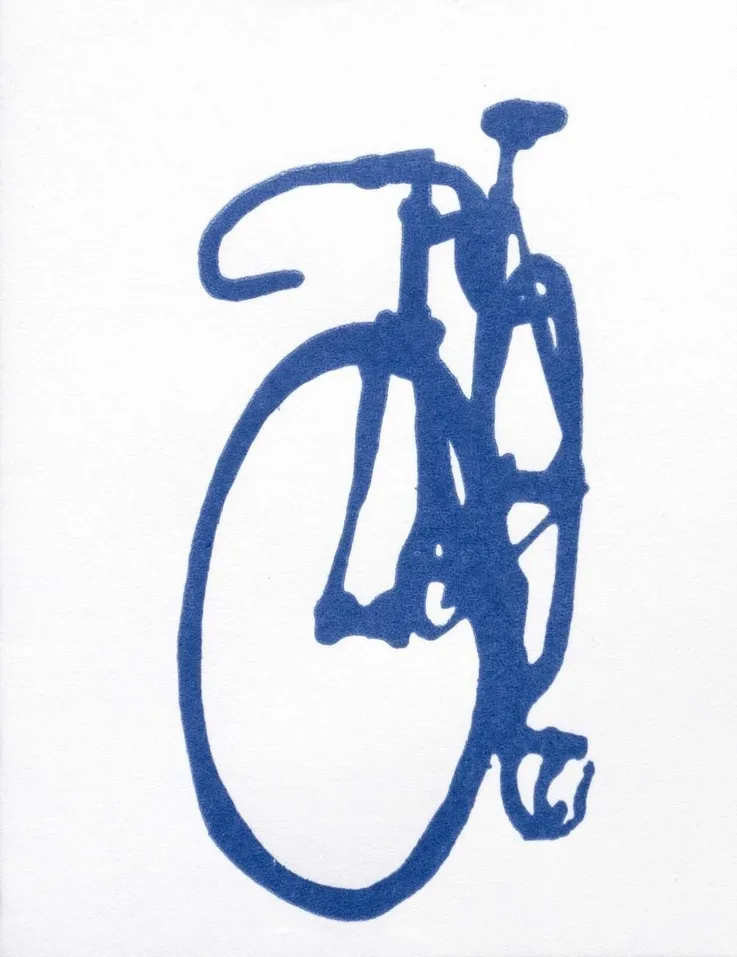
#> input picture src/assets/bike-mark.webp, 737 x 957 px, shrunk from 1000 x 1299 before the run
$ python -i edge_detect.py   (imports and definitions only)
#> lines starting #> are read from the running program, lines starting #| are printed output that depends on the picture; after the words box and inside, x2 and y2 are one past the last pixel; in counts of white or black regions, pixels touching at a corner belong together
"""Canny edge detection and contour extraction from generated images."""

from __future__ import annotations

from dataclasses import dataclass, field

import cv2
import numpy as np
from PIL import Image


@dataclass
class ContourSet:
    """A set of contours with outer boundary and inner detail features."""

    outer: np.ndarray  # (N, 2) — the main outer boundary
    inner: list[np.ndarray] = field(default_factory=list)  # list of (M_i, 2)
    inner_areas: list[float] = field(default_factory=list)  # area of each inner contour


def image_to_edges(
    image: Image.Image,
    canny_low: int = 50,
    canny_high: int = 150,
    blur_kernel: int = 5,
) -> np.ndarray:
    """Apply Canny edge detection to a PIL image.

    Returns a binary edge map (H, W) with values 0 or 255.
    """
    gray = cv2.cvtColor(np.array(image), cv2.COLOR_RGB2GRAY)
    if blur_kernel > 0:
        gray = cv2.GaussianBlur(gray, (blur_kernel, blur_kernel), 0)
    edges = cv2.Canny(gray, canny_low, canny_high)
    return edges


# [12 lines left out: function extract_largest_contour, not called in this run]


def extract_silhouette_contour(
    image: Image.Image,
    threshold: int = 128,
    blur_kernel: int = 5,
    min_area_ratio: float = 0.005,
) -> np.ndarray | None:
    """Extract the contour of the dark silhouette region via thresholding.

    This is more robust than Canny-based contour extraction because it
    finds the actual shape boundary rather than edge fragments.

    Args:
        image: Input PIL image (expected: dark shape on light background).
        threshold: Grayscale threshold. Pixels below this are "shape".
        blur_kernel: Gaussian blur before thresholding (reduces noise).
        min_area_ratio: Minimum contour area as a fraction of image area.

    Returns:
        (N, 2) array of contour points in pixel coordinates, or None.
    """
    gray = cv2.cvtColor(np.array(image), cv2.COLOR_RGB2GRAY)
    img_h, img_w = gray.shape

    # Use Otsu's threshold for robustness against gray backgrounds
    otsu_thresh, mask = cv2.threshold(gray, 0, 255, cv2.THRESH_BINARY_INV + cv2.THRESH_OTSU)
    if otsu_thresh < 30 or otsu_thresh > 230:
        _, mask = cv2.threshold(gray, threshold, 255, cv2.THRESH_BINARY_INV)

    # Light morphological close to fill small gaps (e.g. anti-aliasing holes)
    kernel = cv2.getStructuringElement(cv2.MORPH_ELLIPSE, (3, 3))
    mask = cv2.morphologyEx(mask, cv2.MORPH_CLOSE, kernel, iterations=1)

    contours, _ = cv2.findContours(mask, cv2.RETR_EXTERNAL, cv2.CHAIN_APPROX_NONE)
    if not contours:
        return None

    # Filter out tiny contours AND full-image boundary boxes
    img_area = img_h * img_w
    min_area = img_area * min_area_ratio
    valid = []
    for c in contours:
        area = cv2.contourArea(c)
        if area < min_area:
            continue
        x, y, w, h = cv2.boundingRect(c)
        if (w > img_w * 0.9) and (h > img_h * 0.9):
            continue  # skip full-image boundary box
        if area > img_area * 0.85:
            continue  # skip contours covering nearly all pixels
        valid.append(c)
    if not valid:
        return None

    largest = max(valid, key=cv2.contourArea)
    return largest.reshape(-1, 2)


# [114 lines left out: functions extract_contour_set, normalize_contour_set, not called in this run]


def normalize_contour(contour: np.ndarray) -> np.ndarray:
    """Normalize contour points preserving aspect ratio.

    Uses the max span (width or height) for both axes so the shape
    isn't squashed. Centers the shorter axis.

    Args:
        contour: (N, 2) array of pixel coordinates (x, y).

    Returns:
        (N, 2) array of normalized coordinates in [0, 1] range.
    """
    contour = contour.astype(np.float64)
    mins = contour.min(axis=0)
    maxs = contour.max(axis=0)
    span = maxs - mins
    # Use the larger span for both axes to preserve aspect ratio
    max_span = max(span[0], span[1])
    if max_span == 0:
        max_span = 1.0
    # Center both axes
    center = (mins + maxs) / 2
    return (contour - center) / max_span + 0.5


def process_image(
    image: Image.Image,
    canny_low: int = 50,
    canny_high: int = 150,
    blur_kernel: int = 5,
    multi_contour: bool = False,
    min_inner_area_ratio: float = 0.005,
    max_inner_contours: int = 5,
) -> tuple[np.ndarray, np.ndarray | ContourSet | None]:
    """Full pipeline: image → edges + contour(s) (normalized).

    Args:
        multi_contour: If True, returns a ContourSet with outer + inner contours.
            If False, returns a single normalized contour (backward compatible).

    Returns:
        (edges, contour_data) — edges is the binary Canny edge map.
        contour_data is either:
          - np.ndarray (N, 2) in [0,1]x[0,1] when multi_contour=False
          - ContourSet with normalized contours when multi_contour=True
          - None if no contour found
    """
    edges = image_to_edges(image, canny_low, canny_high, blur_kernel)

    if multi_contour:
        cs = extract_contour_set(
            image,
            min_inner_area_ratio=min_inner_area_ratio,
            max_inner_contours=max_inner_contours,
        )
        if cs is not None:
            return edges, normalize_contour_set(cs)
        # Fallback: try single contour, wrap in ContourSet
        contour = extract_silhouette_contour(image)
        if contour is None:
            contour = extract_largest_contour(edges)
        if contour is None:
            return edges, None
        return edges, ContourSet(outer=normalize_contour(contour))

    # Single contour mode (backward compatible)
    contour = extract_silhouette_contour(image, blur_kernel=blur_kernel)
    if contour is None:
        contour = extract_largest_contour(edges)
    if contour is None:
        return edges, None
    return edges, normalize_contour(contour)

>>> import cv2
>>> picture = cv2.cvtColor(cv2.imread('../assets/bike-mark.webp'), cv2.COLOR_BGR2RGB)
>>> result = process_image(picture)
#> in image_to_edges, `gray = cv2.cvtColor(np.array(image), cv2.COLOR_RGB2GRAY)`:
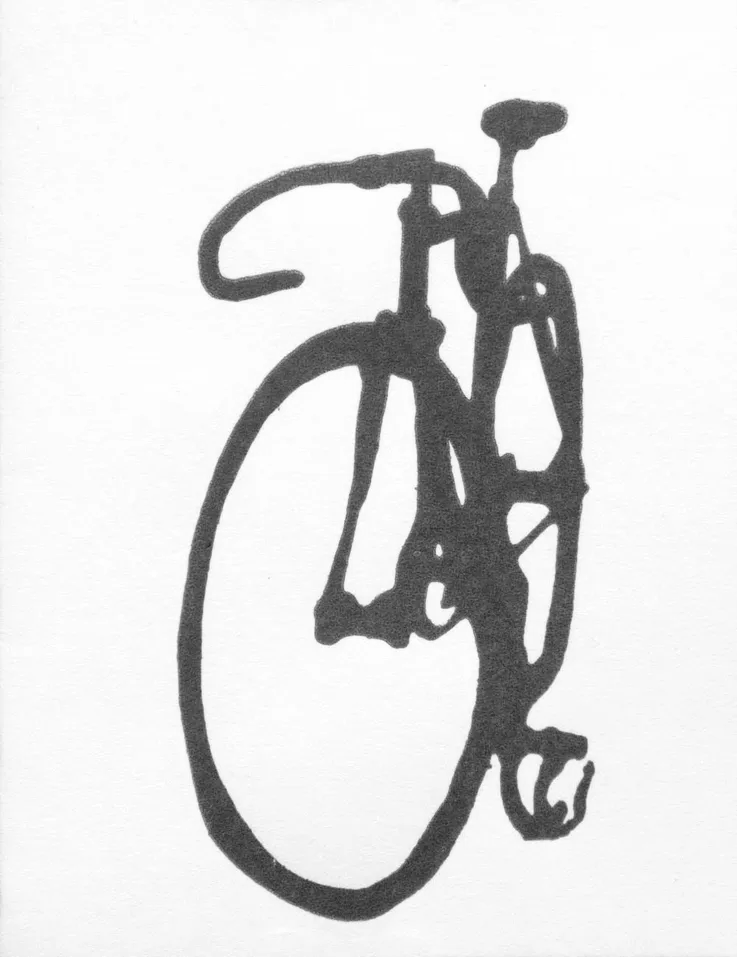
#> gray: shape (957, 737); min 33, max 255, mean 222.2
#> in image_to_edges, `edges = cv2.Canny(gray, canny_low, canny_high)`:
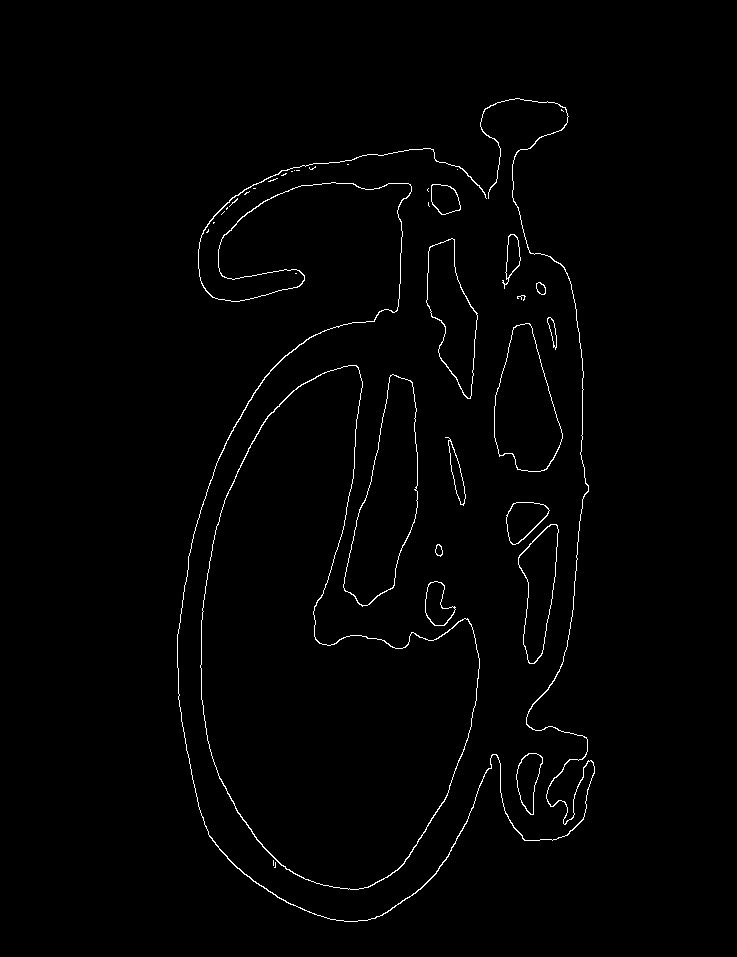
#> edges: shape (957, 737); 1.2% white in thin lines or dots, all inside (x1, y1, x2, y2) = (177, 98, 595, 922)
#> in extract_silhouette_contour, `otsu_thresh, mask = cv2.threshold(gray, 0, 255, cv2.THRESH_BINARY_INV ..`:
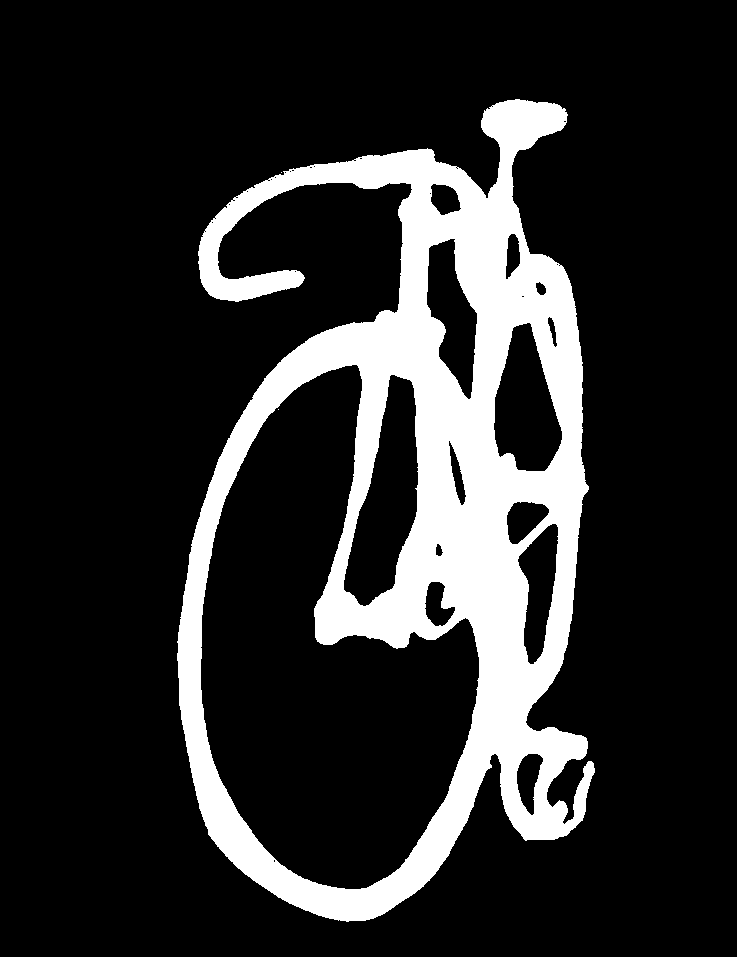
#> mask: shape (957, 737); 16.8% white; 3 white regions (2 under 20 px), largest, box (x1, y1, x2, y2) and area: (177, 99, 595, 922) 118767
#> in extract_silhouette_contour, `otsu_thresh, mask = cv2.threshold(gray, 0, 255, cv2.THRESH_BINARY_INV ..`: otsu_thresh = 168
#> in extract_silhouette_contour, `mask = cv2.morphologyEx(mask, cv2.MORPH_CLOSE, kernel, iterations=1)`: mask: shape (957, 737); 16.9% white; 1 white region
#> in extract_silhouette_contour, `contours, _ = cv2.findContours(mask, cv2.RETR_EXTERNAL, cv2.CHAIN_APPR..`: contours = 1 contour; box (x1, y1, x2, y2) and area: (177, 99, 595, 922) 230002
#> the loop in extract_silhouette_contour, `for c in contours:` made 1 pass
#> (area, x, y, w, h) on pass 1: (230002, 177, 99, 418, 823)
#> after the loop in extract_silhouette_contour, `for c in contours:`: valid has the same summary as contours
#> in extract_silhouette_contour, `largest = max(valid, key=cv2.contourArea)`: largest = contour of 3136 points, box (x1, y1, x2, y2) (177, 99, 595, 922), area 230002
#> in process_image, `contour = extract_silhouette_contour(image, blur_kernel=blur_kernel)`: contour = 3136 pairs, first value 177 to 594, second value 99 to 921
#> in normalize_contour, `mins = contour.min(axis=0)`: mins = [177, 99]
#> in normalize_contour, `maxs = contour.max(axis=0)`: maxs = [594, 921]
#> in normalize_contour, `span = maxs - mins`: span = [417, 822]
#> in normalize_contour, `max_span = max(span[0], span[1])`: max_span = 822
#> in normalize_contour, `center = (mins + maxs) / 2`: center = [385.5, 510]
